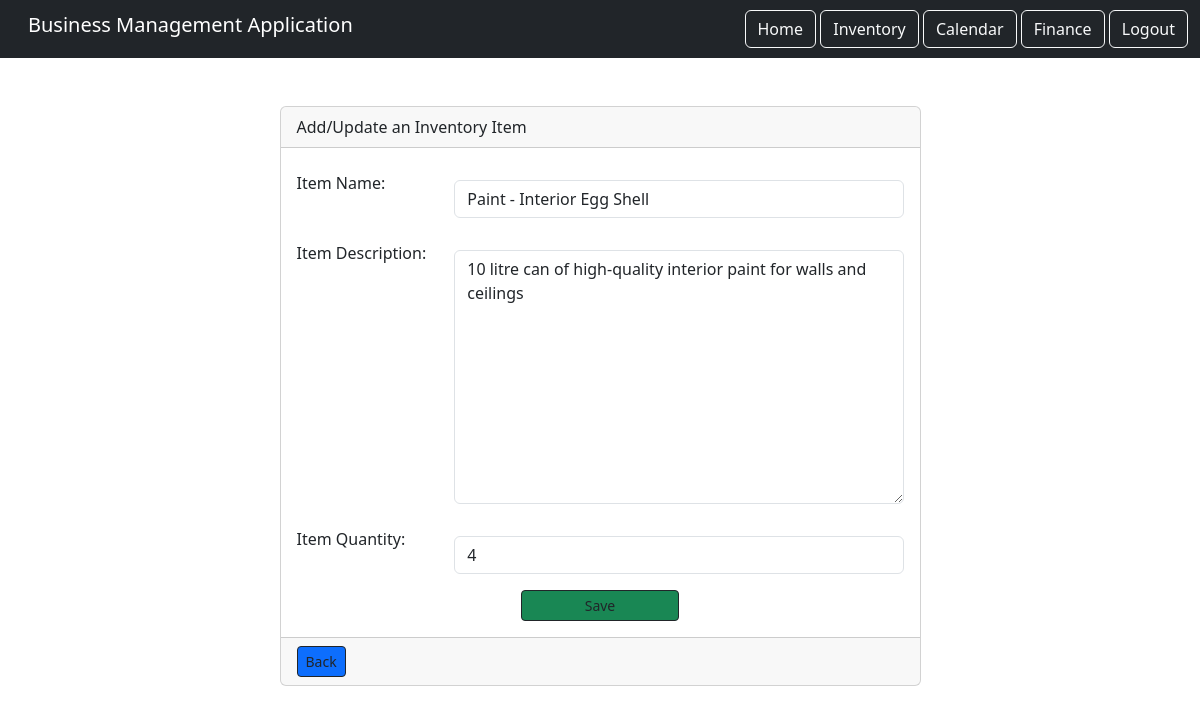
/inventory/22/edit (signed in), run on the app's committed database.
### inventory_component/models.py (models this page shows)
class Inventory(models.Model):
    item = models.CharField(max_length=500)
    description = models.TextField()
    quantity = models.PositiveIntegerField()
    user = models.ForeignKey(User, on_delete=models.CASCADE, related_name='items')

### inventory_component/views.py (the view)
# urls.py: path('<int:pk>/edit', views.UpdateItem.as_view(), name="item.update"),
class UpdateItem(LoginRequiredMixin, UpdateView):
    model = Inventory
    success_url = '/inventory/'
    form_class = ItemForm
    context_object_name = "item"
    template_name = "inventory_add.html"
    login_url = '/login'
    def get_queryset(self):
        return self.request.user.items.all()

### inventory_component/forms.py
class ItemForm(ModelForm):
    class Meta:
        model = Inventory
        fields = ('item', 'description', 'quantity')
        widgets = {
            'item': TextInput(attrs={'class': 'form-control my-3'}),
            'description': Textarea(attrs={'class': 'form-control my-3'}),
            'quantity': TextInput(attrs={'class': 'form-control my-3'})
        }
        labels = {
            'item': 'Item Name',
            'description': 'Item Description',
            'quantity': 'Item Quantity'
        }

### inventory_component/templates/inventory_add.html (shortened to what this page needs)
{% extends 'base.html' %}
{% load static %}
{% block content %}
<div class="row">
    <div class="col-md-7 mx-auto">
        <div class="card">
            <div class="card-header">Add/Update an Inventory Item</div>
            <div class="card-body">
                <form action="" method="post">
                    <div class="form-group row">
                        <label class="col-md-3 col-form-label">{{ form.item.label_tag }}</label>
                        <div class="col-md-9">
                            {{ form.item }}
                        </div>
                    </div>
                    <div class="form-group row">
                        <label class="col-md-3 col-form-label">{{ form.description.label_tag }}</label>
                        <div class="col-md-9">
                            {{ form.description }}
                        </div>
                    </div>
                    <div class="form-group row">
                        <label class="col-md-3 col-form-label">{{ form.quantity.label_tag }}</label>
                        <div class="col-md-9">
                            {{ form.quantity }}
                        </div>
                    </div>
                    <div class="row d-flex justify-content-center">
                        <button type="submit" class="btn btn-sm btn-success w-25 btn-outline-dark">Save</button>
                    </div>
                </form>
            </div>
            <div class="card-footer">
                <a href="{% url 'inventory_list' %}" class="btn btn-sm btn-primary btn-outline-dark">Back</a>
            </div>
        </div>
    </div>
</div>
{% endblock content %}

### static/css/style.css (style rules this page uses)
a { color: #17a2b8; }

### data on the page
Inventory: item "Paint - Interior Egg Shell", description "10 litre can of high-quality interior paint for walls and ceilings", quantity "4"
